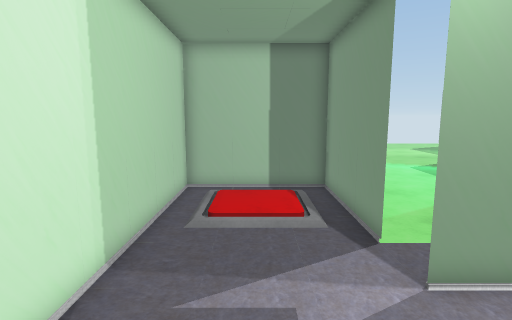
[1] (above)

24 first-person views from a walk through a scene from a Unity 3-D project. The camera is 1.5 m above the floor, tilts 8° down and sees 80° across. The floor is counted in squares, 0.5 m on a side. Each view is taken from the middle of a square. On the plan, view 1 faces up. The plan holds only what a view shows up to about 20 squares ahead; the rest is blank. The place goes on beyond the plan. The player character is not drawn. Door leaves are left out, so doorways stand open. Some surface patterns are stand-ins.

[2]
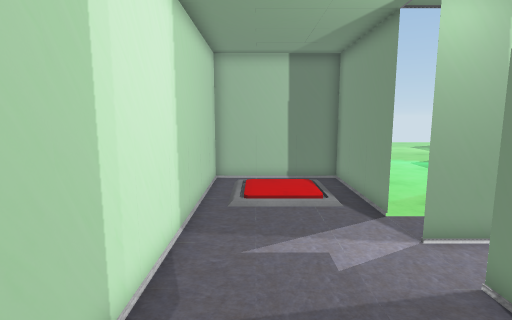

[3]
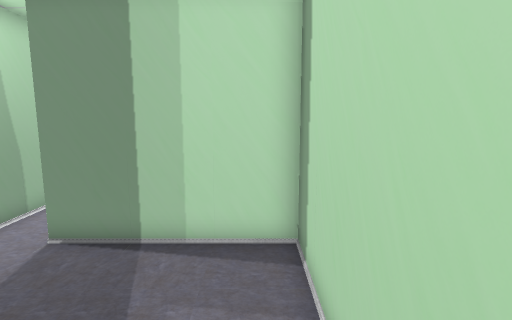

[4]
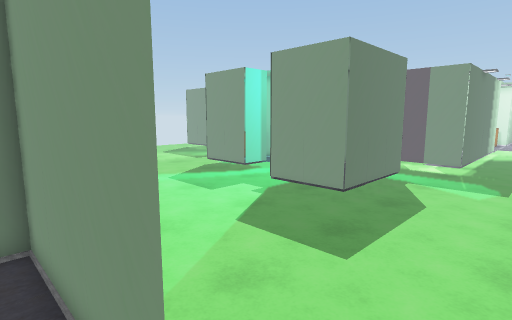

[5]
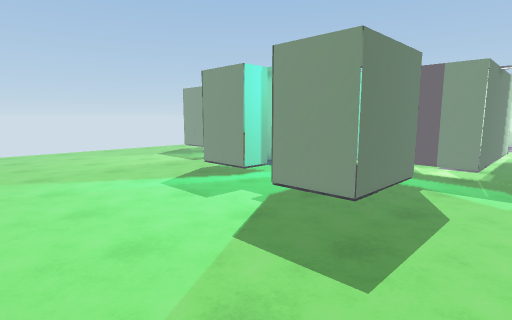

[6]
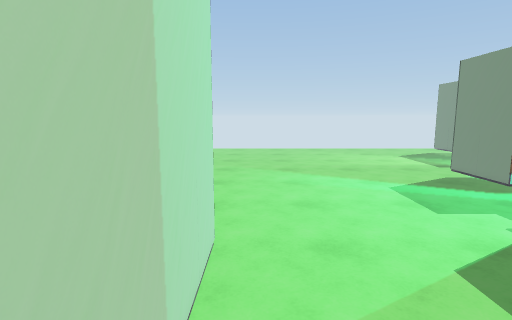

[7]
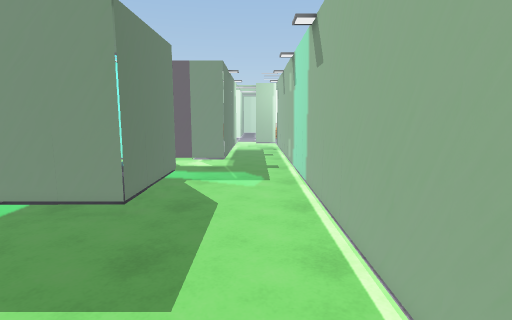

[8]
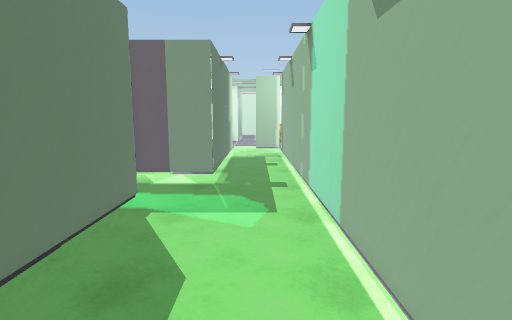

[9]
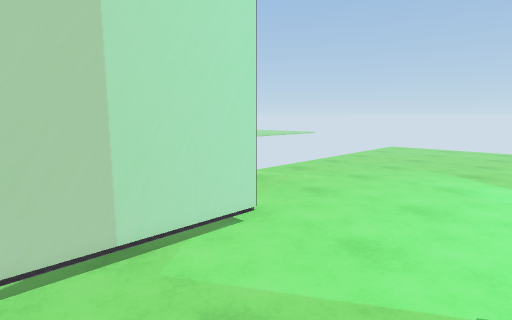

[10]
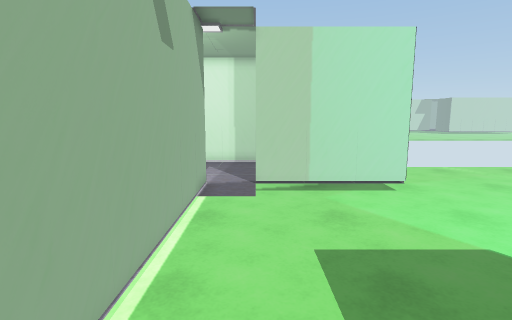

[11]
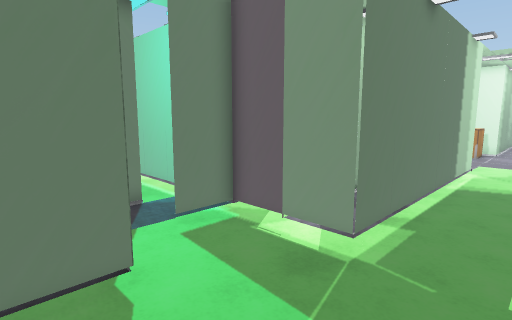

[12]
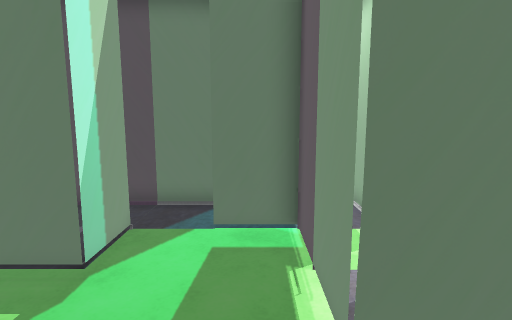

[13]
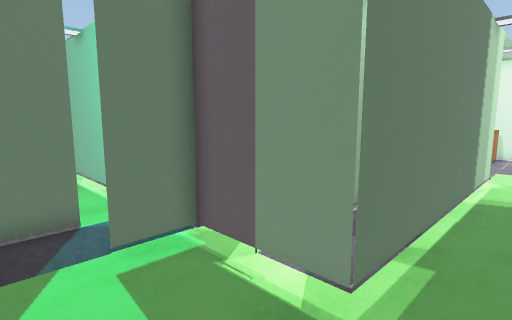

[14]
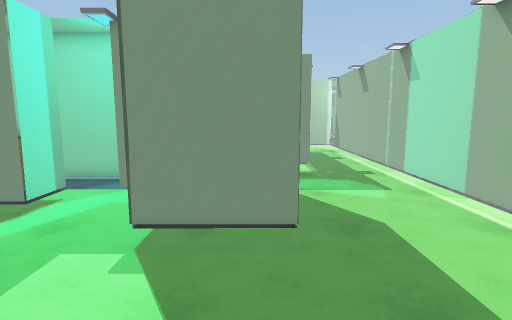

[15]
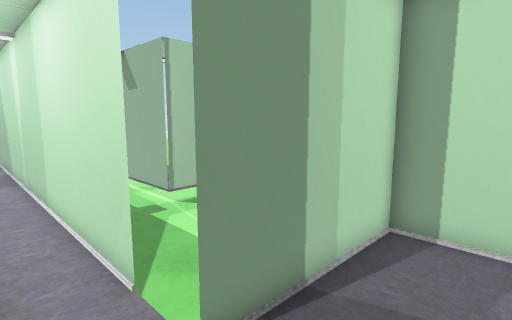

[16]
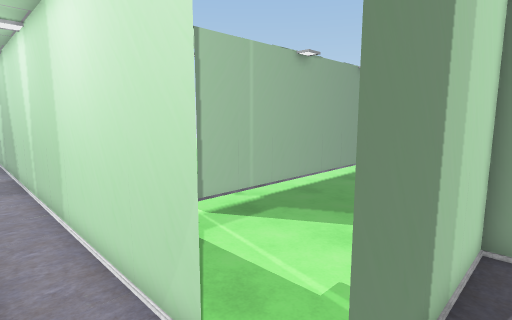

[17]
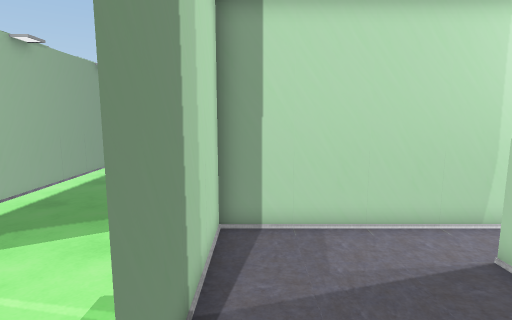

[18]
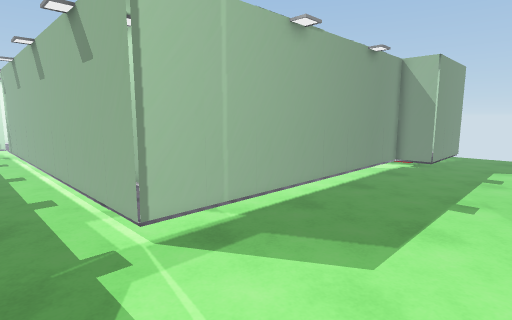

[19]
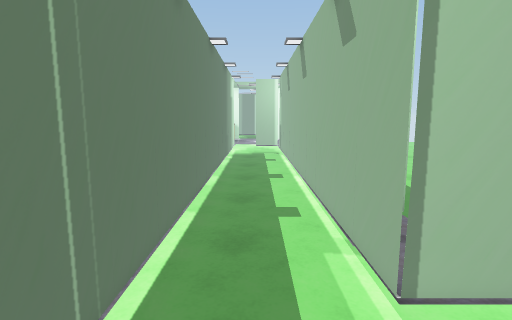

[20]
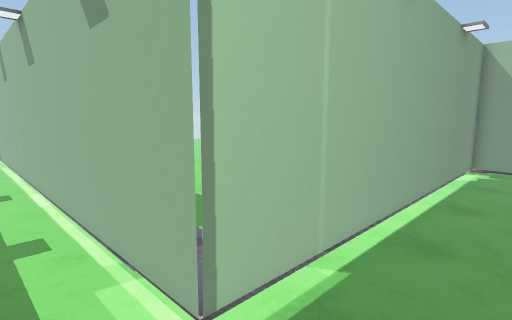

[21]
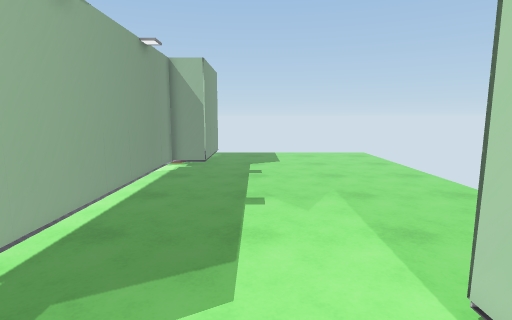

[22]
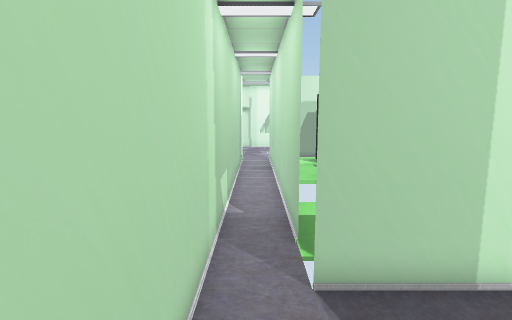

[23]
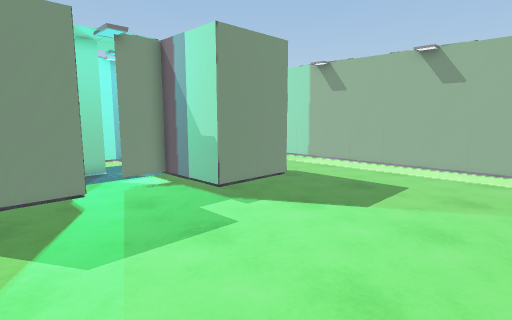

[24]
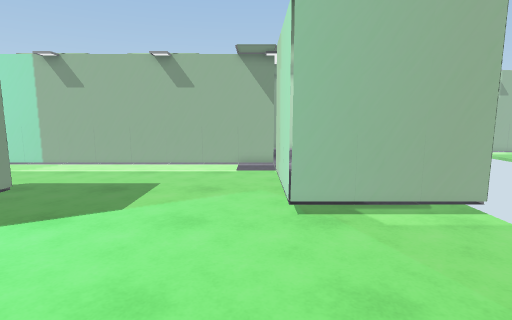

### Floor plan
Key: @ floor where view 1 was taken; # wall or solid block; x gap in a wall; . main floor; : floor 0.25 m higher than the main floor; + floor 0.5 m higher than the main floor; / step, stairs or slope; T thing the floor can be seen under or through; O other object.
Columns run from 8 left of view 1 to 28 right of it. Each row starts with its distance up from view 1.
 22      ..................T: O#   #
 21      ..................T: O#   #:
 20      ..................T:::#  .#:
 19      ..................TT/:#  .#:
 18      ..................../:#  .#:
 17      ....................#:#/ .#
 16      ....................#:::/.#
 15       ...............TTTT#####/#:#
 14      ................T::::::::: :#
 13      #TTTTTT.........T:   ://#TT/
 12      #:::::T.........T:::::T...T./
 11      #:   :T.........TTTTTTT...T//
 10      #:   :T...................T:::
  9      #:   :T...................TT####
  8      #:::::T.........................
  7      #:::::T//.......................
  6      #:::::::/.......................
  5      #::::::###TTTTTTTTTTTTT#########
  4      #::::::::::::::::::::::::::::
  3      #::::://#######################
  2      #:::::#.......................
  1      #:::::#.......................
  0  ::  #::@::#.........................
 -1 ###x #:::::# ......TT################
 -2 :::::::::::# ......T:::::
 -3 ############.......T://##
 -4           .........T:  ....
 -5          ..........T:   ....
 -6          ..........T:     ....
 -7         ...........T:      .....
 -8        ............T:        ...
 -9       .............T:         ..
-10       .............T:
-11      ..............T:
-12      ..............#:
-13      ..............#:
-14      ..............#:
-15      ..............#:
-16      ..............#:
-17      ............###:
-18      ............#::
-19               ...#:+
-20               ...#
-21               ...#
-22               .. #

Where each view was taken, in squares from view 1:
view 1: 0 up, 0 right, facing up
view 2: 2 down, 1 left, facing up
view 3: 2 down, 4 left, facing right
view 4: 5 up, 2 right, facing up-right
view 5: 6 up, 3 right, facing up-right
view 6: 6 up, 4 right, facing up
view 7: 7 up, 4 right, facing right
view 8: 7 up, 9 right, facing right
view 9: 7 up, 9 right, facing up-left
view 10: 7 up, 15 right, facing left
view 11: 6 up, 17 right, facing up-right
view 12: 6 up, 22 right, facing up
view 13: 7 up, 19 right, facing up-right
view 14: 12 up, 6 right, facing right
view 15: 5 up, 0 right, facing down-right
view 16: 5 up, 2 right, facing down-right
view 17: 5 up, 2 right, facing down
view 18: 2 up, 4 right, facing down-right
view 19: 1 up, 7 right, facing right
view 20: 1 up, 8 right, facing down-right
view 21: 1 up, 6 right, facing down
view 22: 2 down, 2 right, facing left
view 23: 22 up, 4 right, facing down-right
view 24: 22 up, 4 right, facing down
